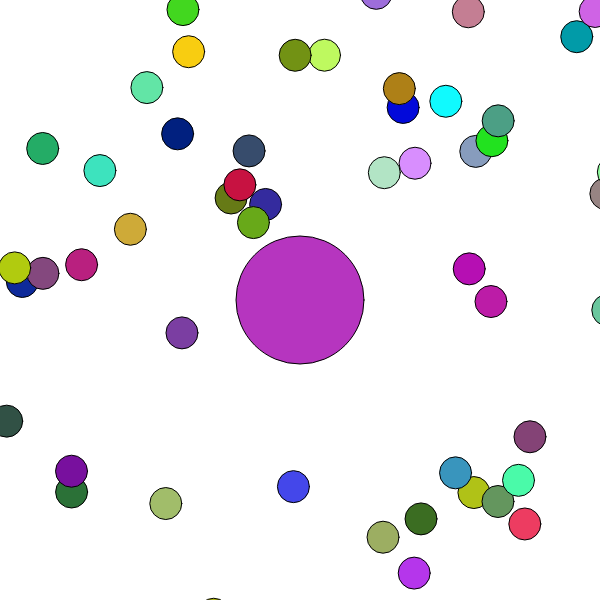
Frame 1 (no input)
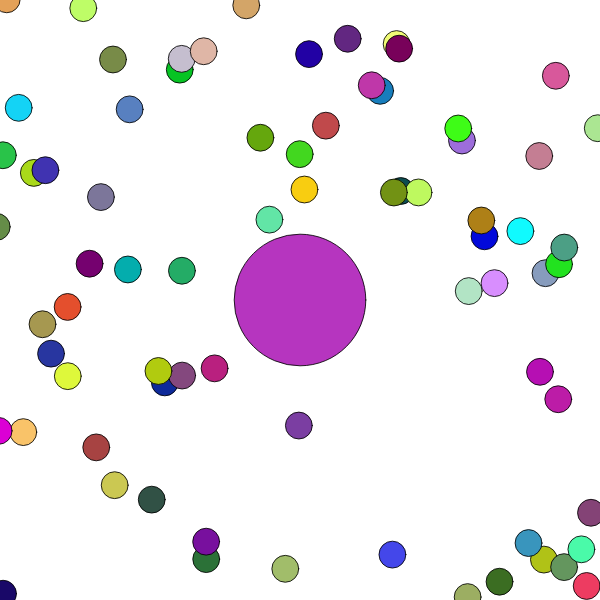
Frame 60 (no input)
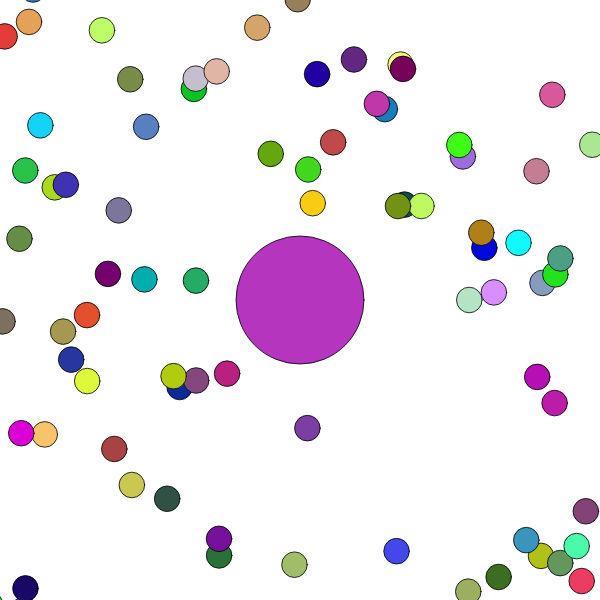
Frame 120 (the mouse pressed at the canvas centre since frame 60)

The p5.js sketch that drew these frames (run headless with seeded random() and noise() and a simulated clock; from frame 60 on, the mouse is pressed at the canvas centre):

// p5.js sketch
// ── sketch.js
var blob;

var blobs = [];
var zoom = 1;
var move = 5;

function setup() {
  createCanvas(600, 600);
  
  blob = new Blob(0, 0, 64);
 
  for (var i = 0; i < 200; i++) {
    var x = random(-width, width);
    var y = random(-height, height);
    blobs[i] = new Blob(x, y, 16);
  }
}



function draw() {

  background(1000);
  
  translate(width / 2, height / 2);
  var newzoom = 64 / blob.r;
  zoom = lerp(zoom, newzoom, 0.1);
  scale(zoom);
  translate(-blob.pos.x, -blob.pos.y);

  for (var i = blobs.length - 1; i >= 0; i--) {
    blobs[i].show();

    if (blob.eats(blobs[i])) {
      //if og blob touches you consume the other blob and grow
      blobs.splice(i, 1);
      //if you eat a blob generate a new one
      var x = random(-width, width);
      var y = random(-height, height);
      blobs.push(new Blob(x,y,16));
    }
  }

  blob.show();

  blob.update();

}
// ── blob.js
function Blob(x, y, r) {
    this.pos = createVector(x, y);
    this.r = r;
    this.vel = createVector(0, 0);
    this.red = random(255);
    this.green = random(255);
    this.blue = random(255);

    this.update = function() {
      var newvel = createVector(mouseX - width / 2, mouseY - height / 2);
      newvel.setMag(3);
      this.vel.lerp(newvel, 0.2);
      this.pos.add(this.vel);
    }
  
    this.eats = function(other) {
      var d = p5.Vector.dist(this.pos, other.pos);
      if (d < this.r + other.r) {
        var sum = PI * this.r * this.r + PI * other.r * other.r;
        this.r = sqrt(sum / PI);
        //this.r += other.r;
        return true;
      } else {
        return false;
      }
    }
  
    //randomize a color for the blob
    this.randomizeColors = function() {
        this.red = random(255);
        this.green = random(255);
        this.blue = random(255);
    }

    this.show = function() {
      //this.randomizeColors();
      fill(this.red, this.green, this.blue);
      //color
      ellipse(this.pos.x, this.pos.y, this.r * 2, this.r * 2);
    }
  }
// ── boundry.js
function Boundry() {
    this.width = 500;
    this.height = 500;
}
// ── style.css
html, body {
  margin: 0;
  padding: 0;
}

canvas {
  padding-left: 0;
  padding-right: 0;
  margin-left: auto;
  margin-right: auto;
  display: block;
  margin-top: 50px;
  border-radius: 12px;
  border-color: darkgray;
  border-style: solid;
  border-width: 2px;
}
